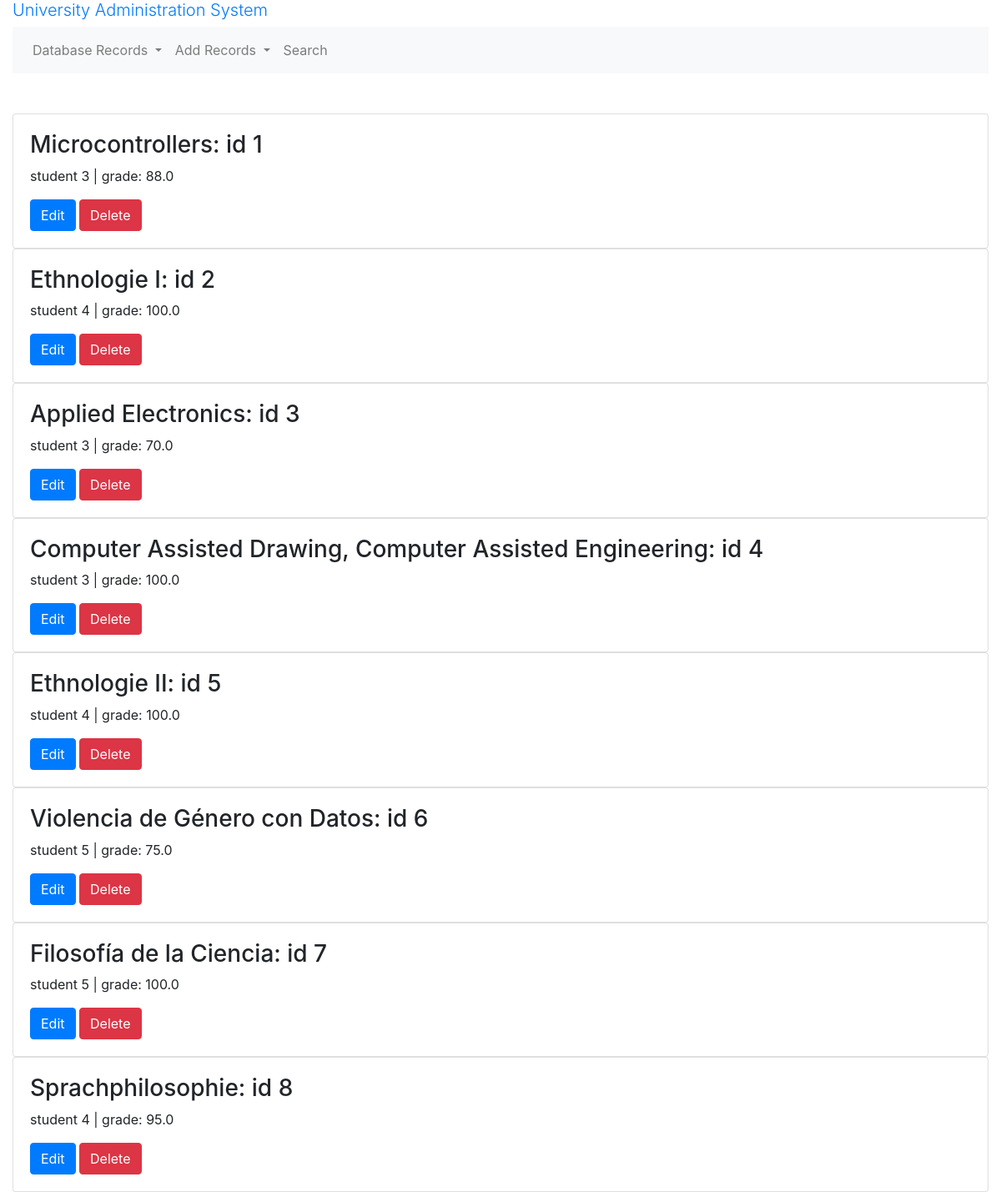
The app's page /courses, older data.
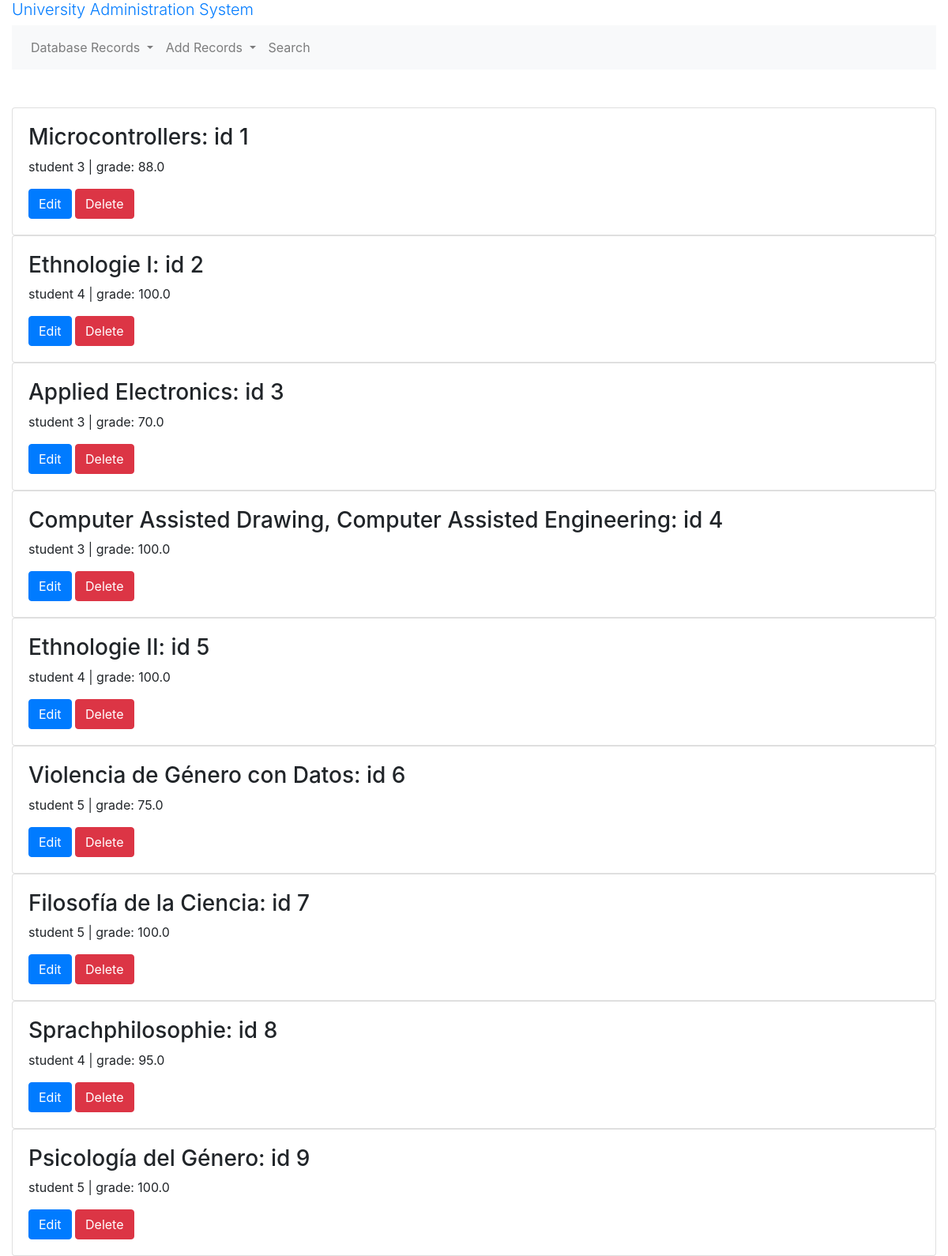
The same page, newer data.
### models.py (models this page shows, shortened)
class Course(db.Model):
    __tablename__ = 'course'
    id = db.Column(db.Integer, primary_key=True)
    created_at = db.Column(db.Date, nullable = False, default=datetime.utcnow())
    name = db.Column(db.String(255))
    grade = db.Column(db.Float)
    result = db.Column(db.String(24))# Pass or Fail
    college_id = db.Column(db.Integer, db.ForeignKey("college.id"))# many2one
    college = db.relationship("College", back_populates="courses")
    stream_id = db.Column(db.Integer, db.ForeignKey("stream.id"))# many2one
    stream = db.relationship("Stream", back_populates='courses')
    university_id = db.Column(db.Integer,  db.ForeignKey("university.id"))# many2one
    student_id = db.Column(db.Integer, db.ForeignKey("student.id"))# many2one
    student = db.relationship("Student", back_populates='courses')
    marksheet_id = db.Column(db.Integer,  db.ForeignKey("marksheet.id"))# many2one
    marksheet = db.relationship("Marksheet", back_populates="courses")

### routes.py (the view)
@app.route('/courses')
def courses():
    courses = models.Course.query.all()
    return render_template('courses.html', courses=courses)

### templates/courses.html
{% extends "base.html" %}
{% block main %}
  {% for course in courses %}
    <div class="card">
      <div class="card-body">
        <h3>{{ course.name }}: id {{ course.id }}</h3>
        <p>student {{ course.student_id }} | grade: {{ course.grade }}</p>
        <a href="{{ url_for('edit_course', course_id=course.id) }}" class="btn btn-primary">Edit</a>
        <a href="{{ url_for('delete_course', course_id=course.id) }}" class="btn btn-danger">Delete</a>
      </div>
    </div>
  {% endfor %}
{% endblock %}

### templates/base.html (shortened to what this page needs)
<!doctype html>
<html lang="en">
  <head>
    <link rel="stylesheet" href="https://maxcdn.bootstrapcdn.com/bootstrap/4.0.0/css/bootstrap.min.css">
  </head>
  <body>
    <div class="container-fluid">
      <h1 class="lead">
        <a href="{{ url_for('base') }}">University Administration System </a>
      </h1>
      <nav class="navbar navbar-expand-lg navbar-light bg-light">
        <ul class="navbar-nav">
          <li class="nav-item dropdown">
            <a class="nav-link dropdown-toggle" href="#" id="navbarDropdown" role="button" data-toggle="dropdown" aria-haspopup="true" aria-expanded="false">
              Database Records
            </a>
          </li>
          <li class="nav-item dropdown">
            <a class="nav-link dropdown-toggle" href="#" id="navbarDropdown" role="button" data-toggle="dropdown" aria-haspopup="true" aria-expanded="false">
              Add Records
            </a>
          </li>
          <li class="nav-item"><a href="{{ url_for('search') }}" class="nav-link">Search</a></li>
        </ul>
      </nav>
      <br>
      <br>
      {% block main %}{% endblock %}
    </div>
  </body>
</html>

Row changes from the older to the newer data that the page shows:
added Course: name "Psicología del Género", id "9", student_id "5", grade "100.0"
